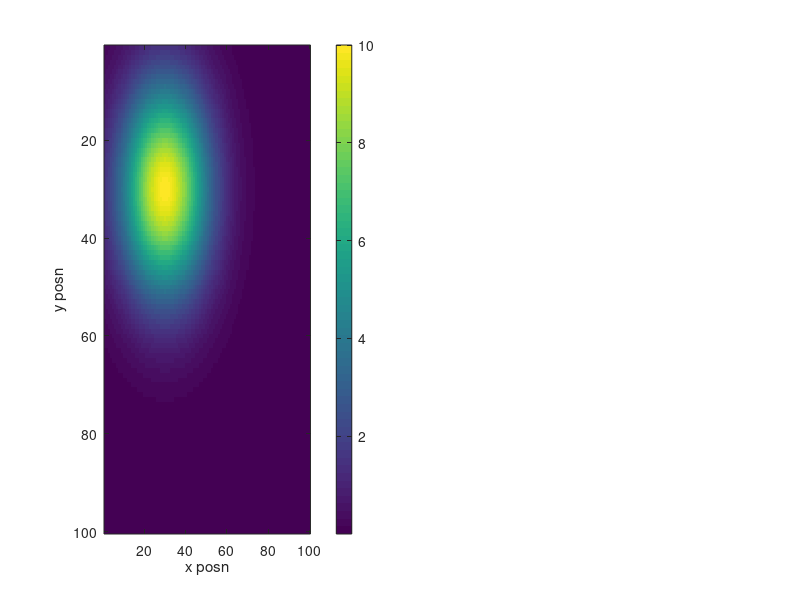
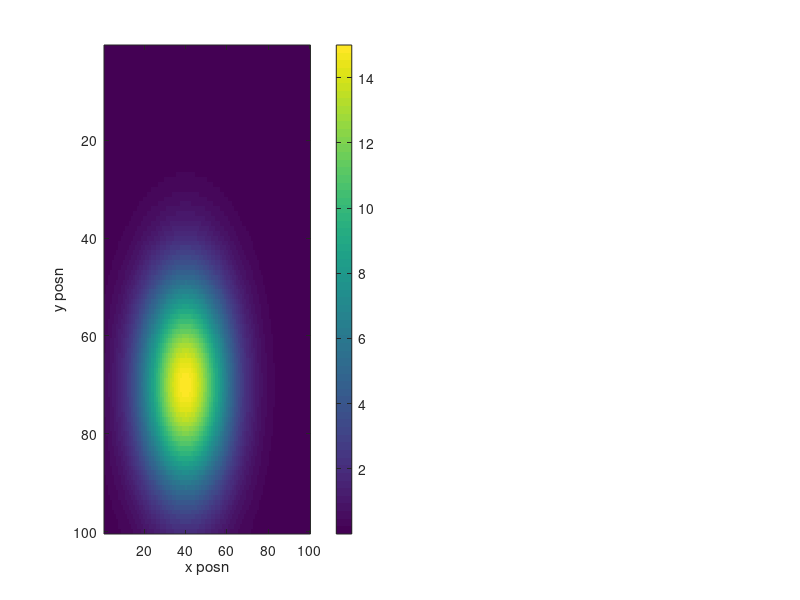
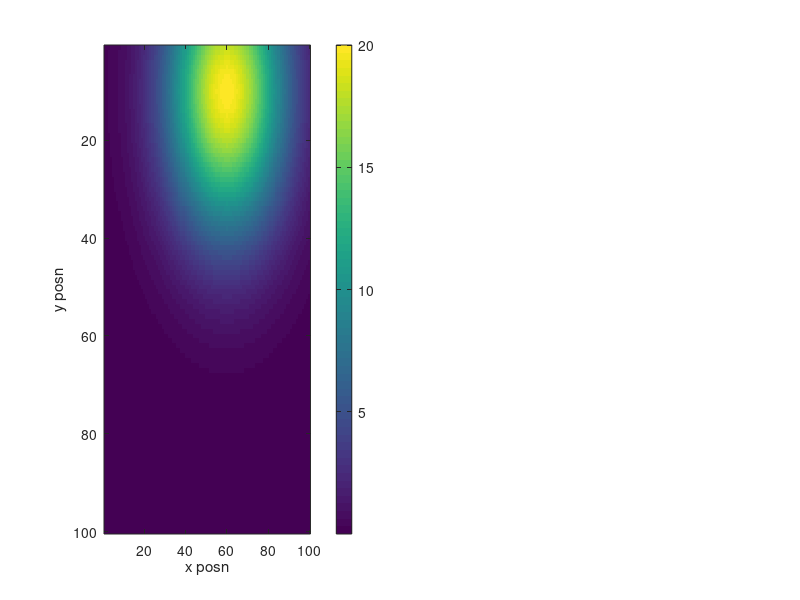
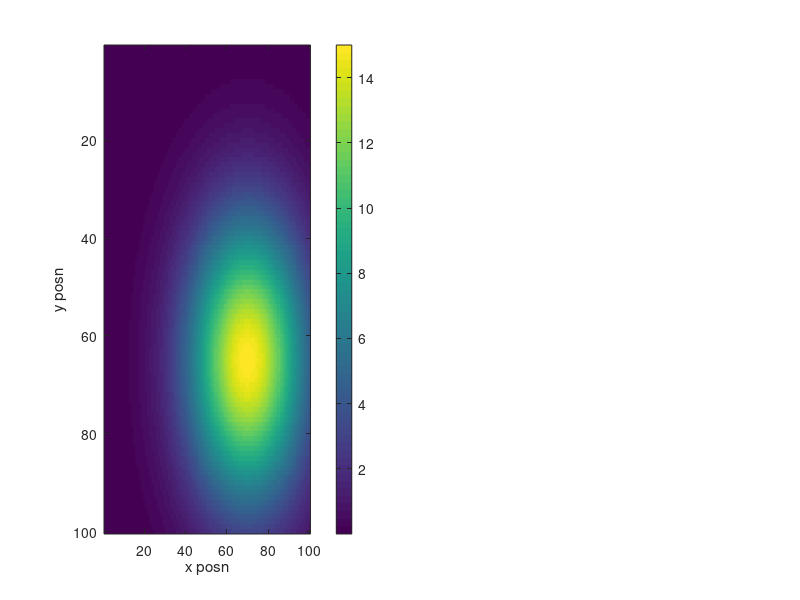

The MATLAB source for these figures, in order: (Note: this script raises an error after producing the figures.)
% Figure_9_9.m
%
% Code to estimate position based on combining the probability
% distributions from spikes and from prior position.
% First place fields are defined as circular Gaussians (equal variance in
% x- and y-directions, for a small number of cells.
% Next, a trajectory is produced.
% First half of trajectory is used to estimate the place fields.
% Second half is estimated from the spikes and from the prior position
% estimates.
%
% This code is used to produce Figure 9.9 in the text book 
% "An Introductory Course in Computational Neuroscience" 
% by Paul Miller, Brandeis University (2017).
%
%%%%%%%%%%%%%%%%%%%%%%%%%%%%%%%%%%%%%%%%%%%%%%%%%%%%%%%%%%%%%%%%%%%%%%%%%%%

clear;                  % Clear prior variables from memory
rng(1);                 % Initialize random number generator for reproducibility

xvals = 1:100;          % Grid-points in the x-direction
yvals = 1:100;          % Grid-points in the y-direction
Nx = length(xvals);     % Number of points in x-direction
Ny = length(yvals);     % Number of points in y-direction

% The next line sets up 2 arrays, each covering two-dimensional space, the 
% first containing the x-coordinates, the seconf containing y-coordinates
[xgrid, ygrid] = meshgrid(xvals,yvals); 

%% Now define the place-fields of four cells

% Each row is an (x,y) coordinate pair for the center of a place-field
place_centers = [30 30; 40 70; 60 10; 70 65];

widths = [15; 15; 20; 20];      % standard deviation of circular Gaussians
rmax = [ 10; 15; 20; 15];       % maximum rate at center of place-field
Ncells = length(rmax);          % number of cells is 4

place_fields = zeros(Nx,Ny,Ncells); % Array to contain all place-fields

for cell = 1:Ncells;            % Calculate place-field of each cell
    % The next line implements a circular Gaussian, centered on the x- and
    % y-coordinates of the place-field center for each cell
    place_fields(:,:,cell) = rmax(cell) * ...
        exp(-( (xgrid-place_centers(cell,1)).^2 ...
        + (ygrid-place_centers(cell,2)).^2 ) ...
        /(2*widths(cell)^2) );
    
    figure(cell)    % Plot the place-field of each cell
    subplot(1,2,1)
    imagesc(squeeze(place_fields(:,:,cell)));
    colorbar
    xlabel('x posn')
    ylabel('y posn')
end


%%%%%%%%%%%%%%%%%%%%%%%%%%%%%%%%%%%%%%%%%%%%%%%%%%%%%%%%%%%%%%%%%%%%%%%%%%
% Now produce a trajectory as a random walk.
%
dt = 0.02;                  % Size of time-bin
t = 0:dt:1800;              % Vector of time-points
Nt = length(t);             % Number of time-points
position = zeros(Nt,2);     % To store x- and y-coordinates of actual position
position(1,:) = [1,1];      % Initial position

spikes = zeros(Ncells,Nt);  % Record presence or absence of spike as 1 or 0

for i = 2:Nt;               % Loop through time-points
    xchange = round(2*rand()-1);    % Produces -1 or 0 or 1 with probs 0.25 0.5 0.25
    ychange = round(2*rand()-1);    % Produces -1 or 0 or 1 with probs 0.25 0.5 0.25  

    % The next two lines ensure 0<x<Nx+1 and 0<y<Ny+1
    % i.e. no movement if suggested move is beyond the boundary
    newx = max(min(position(i-1,2)+xchange,Nx),1);
    newy = max(min(position(i-1,1)+ychange,Ny),1);

    position(i,:) = [newy newx];    % Update position with new values
    
    % In the next line produce a spike with probability of rate*dt for each
    % cell based on its place-field and the actual position
    spikes(:,i) = rand(Ncells,1) < dt*squeeze(place_fields(newy,newx,:));
end


%% Now use the first half of the data to estimate the place-fields

%   First accrue the time spent at each position

thalf = round(Nt/2);        % Time-point ending first half of data
xbase = zeros(Nx,1);        % To record time spent at a given x-position
ybase = zeros(Ny,1);        % To record time spent at a given y-position 
xybase = zeros(Ny,Nx);      % To record time spent at a given (x,y) coordinate

for i = 1:thalf;            % Loop through first half of data
    xpos = position(i,2);   % x-coordinate of location
    ypos = position(i,1);   % y-coordinate of location
    xbase(xpos) = xbase(xpos) +1;   % Update time spent at x
    ybase(ypos) = ybase(ypos) +1;   % Update time spent at y
    xybase(ypos,xpos) = xybase(ypos,xpos) +1;   % Update time spent at (x,y)
end

% Now count the spikes produced per cell at each position
for cell = 1:Ncells;                % Loop through each of the cells
    xhist = zeros(Nx,1);            % Initialize x-coordinate counts
    yhist = zeros(Ny,1);            % Initialize y-coordinate counts
    xyhist = zeros(Ny,Nx);          % Initialize (x,y) position counts
    indices = find(spikes(cell,1:thalf));   % Extract the time-points of spikes
    
    for i = 1:length(indices);          % Loop through the list of spikes
        xpos = position(indices(i),2);  % x-coordinate at spike-time
        ypos = position(indices(i),1);  % y-coordinate at spike-time
        xhist(xpos) = xhist(xpos) +1;   % Update count of x-coordinates
        yhist(ypos) = yhist(ypos) +1;   % Update count of y-coordinates
        xyhist(ypos,xpos) = xyhist(ypos,xpos) + 1;  % Update count of (x,y) 
    end
    
    % Now divide by time spent at each location, to get probability of a 
    % spike in each time bin when at the location.
    xhist = xhist./max(xbase,1);
    yhist = yhist./max(ybase,1);
    xyhist = xyhist./max(xybase,1);
    
    % While a 2D surface fit to xyhist would be ideal, we can fit the
    % x-locations and y-locations to separate 1D Gaussians in this case.
    xfit = fit(xvals', xhist, 'gauss1');
    yfit = fit(yvals', yhist, 'gauss1');
    
    % Now estimate the coefficients of the circular Gaussian from the x-
    % and y-directional fits.
    center_est(cell,:) = [xfit.b1 yfit.b1];     % Estimated place-field center
    % Estimate of the standard deviation of the circular Gaussian
    sigma_est(cell) = sqrt(0.5*(xfit.c1*xfit.c1+yfit.c1*yfit.c1)/2);
    
    % We need to know the probability per unit time of a spike from each
    % cell in order to evaluate the information when the cell does not
    % spike.
    prob_spike(cell) = mean(mean(xyhist));
end

% Now calculate an estimate of the probability of each cell firing when at
% a given location based on the 2D Gaussian place field
spike_fields = zeros(size(place_fields));       % for probability of spike
nospike_fields = zeros(size(place_fields));     % for probability of no spike
est_place_fields = zeros(size(place_fields));   % an estimate of the place-field

for cell = 1:Ncells;                % Loop through all the cells
    % Use fitted parameters for the circular Gaussian as an estimate
    spike_fields(:,:,cell) = ...
        exp(-( (xgrid-center_est(cell,1)).^2 ...
        + (ygrid-center_est(cell,2)).^2 ) ...
        /(2*sigma_est(cell)^2) ); 
    
    % spike_fields is probability of a spike when in a particular location,
    % so should be normalized -- here by multiplying by (Nx*Ny) we assume
    % implicitly that the probability of being at any location is equal at
    % 1/(Nx*Ny) so that we have used Bayes' Theorem:
    % P(spike|location) = P(location|spike)*P(spike)/P(location)
    spike_fields(:,:,cell) = prob_spike(cell)*spike_fields(:,:,cell) ...
        *Nx*Ny/sum(sum(spike_fields(:,:,cell)));

    % The probability of no spike in a location is 1 - probability of a
    % spike in that location per time-bin
    nospike_fields(:,:,cell) = (1-spike_fields(:,:,cell));
    
    % Convert spike probability per time bin to a rate for estimated
    % place-field
    est_place_fields(:,:,cell) = spike_fields(:,:,cell)/dt;

    % Plot the estimeated place-field on a panel beside the actual
    % place-field
    figure(cell)
    subplot(1,2,2)
    imagesc(squeeze(est_place_fields(:,:,cell)));
    colorbar
    title('Estimated place field')
    
end

%%%%%%%%%%%%%%%%%%%%%%%%%%%%%%%%%%%%%%%%%%%%%%%%%%%%%%%%%%%%%%%%%%%%%%%%%
%% Now use estimated place fields to update estimates of positions given
%   spikes and given current position estimates.

prior = ones(size(xgrid))/(Nx*Ny);      % Start with uniform prior

move_prior = zeros(size(xgrid));        % To be updated each time-step
xyest = zeros(Nt-thalf,2);          % Array to estimate x- and y-coordinates

for i = thalf+1:Nt;                 % Loop through all time points
    
    % First use the previous probability estimate of position to produce a
    % prior on the current probability distribution, taking into account
    % the probability of movement in different directions.
    % In this case we have 9 possible new positions given the old position:
    %  NW (1/16) N (1/8)  NE(1/16)
    %   W (1/8)  0 (1/4)  E (1/8)
    %  SW (1/16) S (1/8)  SE(1/16)
    
    
    move_prior = 0.25*prior;        % probability of no change is 0.25
    
    move_prior(1:Ny-1,:) = move_prior(1:Ny-1,:) + prior(2:Ny,:)/8;  % down
    move_prior(2:Ny,:) = move_prior(2:Ny,:) + prior(1:Ny-1,:)/8;    % up
    move_prior(:,1:Nx-1) = move_prior(:,1:Nx-1) + prior(:,2:Nx)/8;  % left
    move_prior(:,2:Nx) = move_prior(:,2:Nx) + prior(:,1:Nx-1)/8;    % right
    
    % Add probabilities of diagonal moves (1/16 each)
    move_prior(1:Ny-1,1:Nx-1) = move_prior(1:Ny-1,1:Nx-1) + prior(2:Ny,2:Nx)/16;
    move_prior(2:Ny,1:Nx-1,:) = move_prior(2:Ny,1:Nx-1,:) + prior(1:Ny-1,2:Nx)/16;
    move_prior(1:Ny-1,2:Nx) = move_prior(1:Ny-1,2:Nx) + prior(2:Ny,1:Nx-1)/16;
    move_prior(2:Ny,2:Nx) = move_prior(2:Ny,2:Nx) + prior(1:Ny-1,1:Nx-1)/16;
    
    % Add additional probabilities of not moving on edge and corner sites
    move_prior(1,:) = move_prior(1,:) + 0.25*prior(1,:);
    move_prior(Ny,:) = move_prior(Ny,:) + 0.25*prior(Ny,:);
    move_prior(:,1) = move_prior(:,1) + 0.25*prior(:,1);
    move_prior(:,Nx) = move_prior(:,Nx) + 0.25*prior(:,Nx);
    
    % Finally remove double counting for corner sites
    move_prior(1,1) = move_prior(1,1) - prior(1,1)/16;
    move_prior(Ny,1) = move_prior(Ny,1) - prior(Ny,1)/16;
    move_prior(1,Nx) = move_prior(1,Nx) - prior(1,Nx)/16;
    move_prior(Ny,Nx) = move_prior(Ny,Nx) - prior(Ny,Nx)/16;
    
    posterior = move_prior;     % Will be recalculated in the next loop
    
    % Now calculate probability based on spikes or no spikes
    for cell = 1:Ncells;        % Loop through all cells
        if ( spikes(cell,i) )   % If the cell spikes
            posterior = posterior.*spike_fields(:,:,cell);
        else;                   % If the cell did not spike
            posterior = posterior.*nospike_fields(:,:,cell);
        end
        
    end
    posterior = posterior./sum(sum(posterior));     % Normalize to 1
    prior = posterior;          % New prior for the next time-bin
  
    % Plot the probability distribution for the estimated location on
    % a subset of time-steps, together with the actual position
    if ( mod(i,100) == 0 )
        figure(10)
        clf
        imagesc(posterior)                      % Probability of positions
        hold on
        plot(position(i,2),position(i,1),'xr')  % Actual position
        title('Position estimate and actual')
        drawnow
    end
    
    % Separately calculate estimates of the x-coordinate and y-coordinate
    % for later comparison with the actual coordinates
    [maxp xyest(i-thalf,1) ] = max(sum(posterior,2));
    [maxp xyest(i-thalf,2) ] = max(sum(posterior,1));    
end

%% Finally calculate a couple of scores to assess how well position was tracked 
yxc = corr(xyest(:,1),position(thalf+1:end,1))
xxc = corr(xyest(:,2),position(thalf+1:end,2))
score = (yxc+xxc)/2

% print out the root-mean-square of the error in position
rt_mean_sqr_err = sqrt(mean((xyest(:,1)-position(thalf+1:end,1)).^2 ...
    + (xyest(:,2)-position(thalf+1:end,2)).^2 ) )


%% Set up the plotting parameters and plot results
set(0,'DefaultLineLineWidth',2,...
    'DefaultLineMarkerSize',8, ...
    'DefaultAxesLineWidth',2, ...
    'DefaultAxesFontSize',14,...
    'DefaultAxesFontWeight','Bold');


% Now plot the estimates of the coordinates to see how well they track the
% actual coordinates figure(20) produces Figure 8.4 in the text book.
figure(20)
clf
subplot('Position',[0.1 0.06 0.85 0.17])
plot(t(thalf+1:end), xyest(:,1),'Color',[0.5 0.5 0.5],'LineWidth',3)
hold on
plot(t(thalf+1:end), position(thalf+1:end,1),'k')
%title('Tracking of y-coordinate')
legend('Est.','Act.')
ylabel('Y-Coordinate')
axis([900 1800 0 100])
xlabel('Time (sec)')

subplot('Position',[0.1 0.3 0.85 0.17])
plot(t(thalf+1:end), xyest(:,2),'Color',[0.5 0.5 0.5],'LineWidth',3)
hold on
plot(t(thalf+1:end), position(thalf+1:end,2),'k')
title('Tracking of position')
legend('Est.','Act.')
ylabel('X-coordinate')
axis([900 1800 0 100])

% Next plot the place fields again for the figure in the book
for cell = 1:4
    
    xloc = 0.5*mod(cell+1,2) + 0.1;
    yloc = 1.06 - 0.25*floor((cell+1)/2);
    subplot('Position',[xloc yloc 0.4 0.16])
    imagesc(squeeze(place_fields(:,:,cell)));
    colorbar
    colormap(gray)
    colormap(flipud(colormap));  % Inverts the gray scale to white=low, black=high
    set(gca,'YDir','Normal')
    set(gca,'XTick',[0 50 100])
    set(gca,'YTick',[0 50 100])
    
    title(strcat('Cell ',{' '},num2str(cell)))
    
    xlabel('X-coordinate')
    ylabel('Y-coordinate')
    
end
    
% Finally label the panels in the figure
annotation('textbox',[0.00 0.99 0.02 0.02],'LineStyle','none', ...
    'FontSize',16,'FontWeight','Bold','String','A1')
annotation('textbox',[0.50 0.99 0.02 0.02],'LineStyle','none', ...
    'FontSize',16,'FontWeight','Bold','String','A2')
annotation('textbox',[0.00 0.74 0.02 0.02],'LineStyle','none', ...
    'FontSize',16,'FontWeight','Bold','String','A3')
annotation('textbox',[0.50 0.74 0.02 0.02],'LineStyle','none', ...
    'FontSize',16,'FontWeight','Bold','String','A4')
annotation('textbox',[0.00 0.49 0.02 0.02],'LineStyle','none', ...
    'FontSize',16,'FontWeight','Bold','String','B1')
annotation('textbox',[0.00 0.26 0.02 0.02],'LineStyle','none', ...
    'FontSize',16,'FontWeight','Bold','String','B2')
 